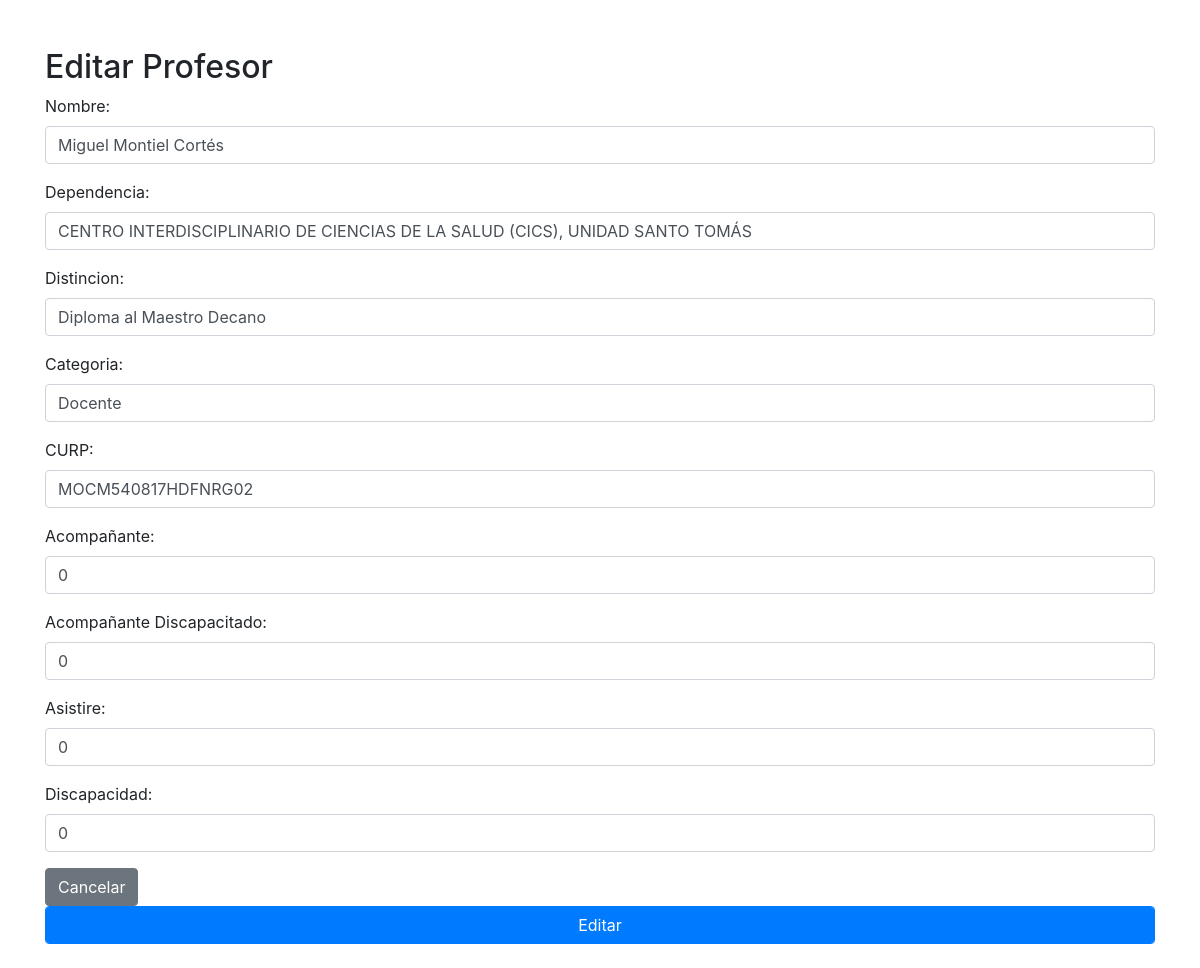
Page /controllers/crud.php?id=1 on the committed database.
### tables this page shows
CREATE TABLE `profesor` (
  `id` bigint NOT NULL AUTO_INCREMENT,
  `nombre` text,
  `dependencia` text,
  `distincion` text,
  `categoria` text,
  `curp` text,
  `acompanante` text,
  `acompanante_discapacitado` text,
  `asistire` bigint DEFAULT NULL,
  `discapacidad` text,
  PRIMARY KEY (`id`)
);

### models/profesorModel.php (called while the page is built, shortened)
<?php
class ProfesorModel {
    private $db;
    public function __construct() {
        $host = 'localhost';
        $username = 'root';
        $password = 'kinect123';
        $dbname = 'merito_politecnico';
        try {
            $this->db = new PDO("mysql:host=$host;dbname=$dbname", $username, $password);
            $this->db->setAttribute(PDO::ATTR_ERRMODE, PDO::ERRMODE_EXCEPTION);
        } catch (PDOException $e) {
            echo "Error de conexión: " . $e->getMessage();
            die();
        }
    }
    public function obtenerProfesor($idProfesor) {
        $stmt = $this->db->prepare("SELECT * FROM profesor WHERE id = :id");
        $stmt->bindParam(':id', $idProfesor);
        $stmt->execute();
        $result = $stmt->fetch(PDO::FETCH_ASSOC);
        return $result;
    }
}

### views/formulario_edicion.php (the view, shortened to what this page needs)
<!DOCTYPE html>
<html lang="es">
<head>
    <link rel="stylesheet" href="https://maxcdn.bootstrapcdn.com/bootstrap/4.0.0/css/bootstrap.min.css">
</head>
<body class="container mt-5">
    <?php
    if (isset($_GET['id']) && is_numeric($_GET['id'])) {
        require_once '../models/ProfesorModel.php';
        $profesorModel = new ProfesorModel();
        $idProfesor = $_GET['id'];
        $profesor = $profesorModel->obtenerProfesor($idProfesor);
        if ($profesor) {
            $nombre = $profesor['nombre'];
            $dependencia = $profesor['dependencia'];
            $distincion = $profesor['distincion'];
            $categoria = $profesor['categoria'];
            $curp = $profesor['curp'];
            $acompanante = $profesor['acompanante'];
            $acompanante_discapacitado = $profesor['acompanante_discapacitado'];
            $asistire = $profesor['asistire'];
            $discapacidad = $profesor['discapacidad'];
        } else {
            echo '<div class="alert alert-danger" role="alert">Profesor no encontrado.</div>';
            exit();
        }
    } else {
        echo '<div class="alert alert-danger" role="alert">ID de profesor no válido.</div>';
        exit();
    }
    ?>
    <h2>Editar Profesor</h2>
    <form action="../controllers/crud.php" method="post">
        <div class="form-group">
            <label for="nombre">Nombre:</label>
            <input type="text" name="nombre" class="form-control" value="<?php echo $nombre; ?>" required>
        </div>
        <div class="form-group">
            <label for="dependencia">Dependencia:</label>
            <input type="text" name="dependencia" class="form-control" value="<?php echo $dependencia; ?>" required>
        </div>
        <div class="form-group">
            <label for="distincion">Distincion:</label>
            <input type="text" name="distincion" class="form-control" value="<?php echo $distincion; ?>" required>
        </div>
        <div class="form-group">
            <label for="categoria">Categoria:</label>
            <input type="text" name="categoria" class="form-control" value="<?php echo $categoria; ?>" required>
        </div>
        <div class="form-group">
            <label for="curp">CURP:</label>
            <input type="text" name="curp" class="form-control" value="<?php echo $curp; ?>" required>
        </div>
        <div class="form-group">
            <label for="acompanante">Acompañante:</label>
            <input type="text" name="acompanante" class="form-control" value="<?php echo $acompanante; ?>" required>
        </div>
        <div class="form-group">
            <label for="acompanante_discapacitado">Acompañante Discapacitado:</label>
            <input type="text" name="acompanante_discapacitado" class="form-control" value="<?php echo $acompanante_discapacitado; ?>" required>
        </div>
        <div class="form-group">
            <label for="asistire">Asistire:</label>
            <input type="text" name="asistire" class="form-control" value="<?php echo $asistire; ?>" required>
        </div>
        <div class="form-group">
            <label for="discapacidad">Discapacidad:</label>
            <input type="text" name="discapacidad" class="form-control" value="<?php echo $discapacidad; ?>" required>
        </div>
        <a href="dashboard.php" class="btn btn-secondary">Cancelar</a>
        <button type="submit" name="editar" class="btn btn-primary form-control">Editar</button>
    </form>
    <br>
</body>
</html>

### rows in the picture
profesor: nombre "Miguel Montiel Cortés", dependencia "CENTRO INTERDISCIPLINARIO DE CIENCIAS DE LA SALUD (CICS), UNIDAD SANTO TOMÁS", distincion "Diploma al Maestro Decano", categoria "Docente", curp "MOCM540817HDFNRG02", acompanante "0", acompanante_discapacitado "0", asistire "0", discapacidad "0"
